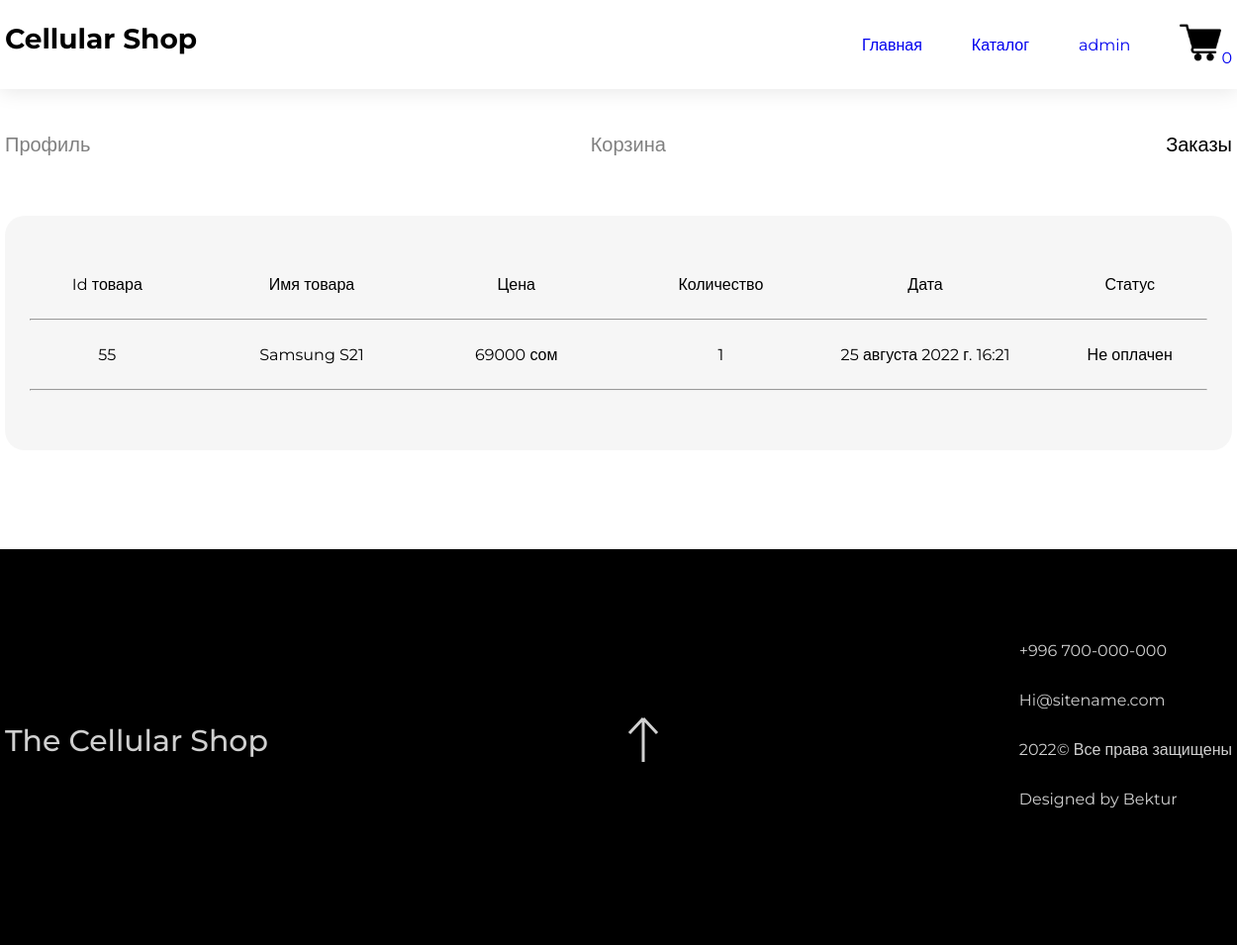
The page /order/orders/ (signed in) on the database its author committed.
### order/models.py (models this page shows)
class OrderItem(models.Model):
    order = models.ForeignKey(Order, related_name='order', on_delete=models.CASCADE)
    product = models.ForeignKey(Product, related_name='product', on_delete=models.CASCADE)
    price = models.IntegerField('Цена')
    quantity = models.IntegerField('Количество', default=1)
    class Meta:
        verbose_name = 'Заказанный продукт'
        verbose_name_plural = 'Заказанные продукты'

class Order(models.Model):
    user = models.ForeignKey(User, related_name='orders', on_delete=models.CASCADE)
    first_name = models.CharField('Имя', max_length=50)
    last_name = models.CharField('Фамилия', max_length=50)
    email = models.EmailField()
    address = models.CharField('Адрес', max_length=255)
    city = models.CharField('Город', max_length=50)
    phone = models.IntegerField('Номер телефона')
    paid = models.BooleanField(default=False)
    created = models.DateTimeField(auto_now_add=True)
    class Meta:
        verbose_name = 'Заказ'
        verbose_name_plural = 'Заказы'

### store/models.py (models this page shows, shortened)
class Product(models.Model):
    title = models.CharField('Название', max_length=50)
    description = models.TextField('Описание')
    price = models.PositiveIntegerField('Цена', default=0, help_text='указывать сумму в сомах')
    manufacture = models.ForeignKey(Manufacture, verbose_name='Производитель', on_delete=models.CASCADE)
    category = models.ForeignKey(Category, verbose_name='Категория', on_delete=models.CASCADE)
    operating_system = models.ForeignKey(OperatingSystem, verbose_name='Операционная система', on_delete=models.CASCADE)
    memory = models.ForeignKey(Memory, verbose_name='Память', on_delete=models.CASCADE)
    cpu = models.ForeignKey(Cpu, verbose_name='Процессор', on_delete=models.CASCADE)
    poster = models.ImageField('Постер', upload_to='product/')
    year = models.PositiveSmallIntegerField('Год выхода', default=2022)
    premier = models.DateField('Дата выхода', default=date.today)
    slug = models.SlugField(max_length=60, unique=True)
    draft = models.BooleanField('Черновик', default=False)
    class Meta:
        verbose_name = 'Товар'
        verbose_name_plural = 'Товары'

### order/views.py (the view)
# urls.py: path('orders/', get_order, name='get_orders')
def get_order(request):
    orders = OrderItem.objects.all().order_by('-order__created')
    return render(request, 'store/order_list.html', context={'orders': orders})

### cart/context_processors.py (called while the page is built)
def get_len(request):
    request.session['quantity'] = length_hint(request.session.get('goods'))
    request.session.modified = True
    return {'count': request.session['quantity']}

def sum_goods(request):
    request.session['total_price'] = 0
    if request.session.get('goods') is None:
        pass
    else:
        for i in request.session.get('goods'):
            for j in i.values():
                product = Product.objects.get(pk=j)
                request.session['total_price'] += product.price
    return {'total_price': request.session['total_price']}

### templates/store/order_list.html (shortened to what this page needs)
{% extends 'store/base.html' %}
{% load static %}
{% block style %}
    href="{% static 'css/order_list.css' %}"
{% endblock %}
{% block content %}
    <nav>
        <ul class="wrapper navigation-wrapper">
            <li><a href="{% url 'profile' %}"><span>Профиль</span></a></li>
            <li><a href="{% url 'cart' %}"><span>Корзина</span></a></li>
            <li><a href=""><span class="navigation-title-active">Заказы</span></a></li>
        </ul>
    </nav>
    <div class="wrapper order-block">
        <ul style="list-style: none outside none;" class="wrapper order-wrapper order-title">
            <li style="float: left;display: block;">Id товара</li>
            <li style="float: left;display: block;">Имя товара</li>
            <li style="float: left;display: block;">Цена</li>
            <li style="float: left;display: block;">Количество</li>
            <li style="float: left;display: block;">Дата</li>
            <li style="float: left;display: block;">Статус</li>
        </ul>
        {% for i in orders.all %}
            {% if user.id == i.order.user.id %}
                <hr class="line">
                <ul style="list-style: none outside none;" class="wrapper order-wrapper">
                    <li style="float: left;display: block;">{{ i.id }}</li>
                    <li style="float: left;display: block;">{{ i.product.title }}</li>
                    <li style="float: left;display: block;">{{ i.product.price }} сом</li>
                    <li style="float: left;display: block;">{{ i.quantity }}</li>
                    <li style="float: left;display: block;">{{ i.order.created }}</li>
                    <li style="float: left;display: block;">
                        {% if i.order.paid %}
                            Оплачен
                        {% else %}
                            Не оплачен
                        {% endif %}
                    </li>
                </ul>
            {% endif %}
        {% endfor %}
        <hr class="line">
    </div>
{% endblock %}

### templates/include/header.html (shortened to what this page needs)
{% load static %}
<link rel="stylesheet" {% block style %}{% endblock %}>
<link rel="stylesheet" href="{% static 'css/header_footer.css' %}">
<header class="header" id="header">
    <nav class="nav">
        <p class="logo">Cellular Shop</p>
        <ul class="menu">
            <li><a href="{% url 'store_view' %}">Главная</a></li>
            <li><a href="{% url 'product_view' %}">Каталог</a></li>
            {% if request.user.is_authenticated %}
                <li><a href="{% url 'profile' %}">{{ user.username }}</a></li>
            {% else %}
                <li><a href="{% url 'login' %}">Войти</a></li>
            {% endif %}
            <li>
                <a href="{% url 'cart' %}"><img src="{% static 'img/basket.svg' %}" alt="basket">{{ count }}</a>
            </li>
        </ul>
    </nav>
</header>

### static/css/order_list.css (style rules this page uses)
.wrapper { display: flex; justify-content: space-between; }
.navigation-wrapper li a { text-decoration: none; font-size: 20px; color: rgba(0, 0, 0, 0.5); }
.navigation-wrapper li { display: block; }
.navigation-title-active { color: #000; font-weight: 400; }
.order-block { width: 100%; background: rgba(237, 237, 237, 0.5); border-radius: 20px; margin-top: 60px; display: flex; flex-direction: column; margin-bottom: 100px; padding: 35px 0 60px; }
.order-wrapper li { width: 300px; text-align: center; margin: 25px 0; }
.line { display: flex; width: 96%; margin-left: 2%; }

### static/css/header_footer.css (style rules this page uses)
body { height: 100%; font-size: 16px; font-family: 'Montserrat', sans-serif; }
html { scroll-behavior: smooth; }
* { box-sizing: border-box; padding: 0; margin: 0; }
.menu { display: flex; align-items: center; }
.menu li a { text-decoration: none; font-size: 16px; }
.menu li { display: block; margin-left: 50px; }
.header { display: flex; position: sticky; top: 0; z-index: 5; background: #FFFFFF; box-shadow: 0px 2px 20px rgba(0, 0, 0, 0.1); height: 90px; align-items: center; margin-bottom: 44px; }
.nav { display: flex; justify-content: space-between; width: 1240px; margin: 0 auto; }
.logo { font-weight: 700; font-size: 28px; line-height: 34px; }

### rows shown on the page
OrderItem: id "55", product "Samsung S21", product.price "69000", quantity "1", order.created "25 августа 2022 г. 16:21", shows "Не оплачен"

### other values the page prints
{{ user.username }} "admin"
{{ count }} "0"
